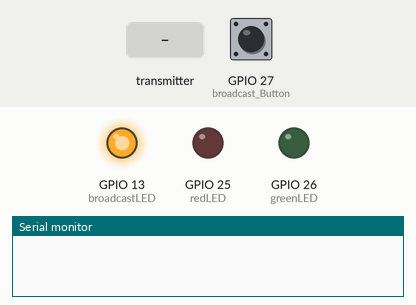
Simulated run of this sketch. Board: ESP32. Shown: output pins drawn as LEDs (lit = HIGH), the last lines printed to the serial monitor. Dashed ring = blinking. The inputs (shaded band) are chosen by the test bench; at power-on: GPIO 27 (broadcast_Button) HIGH.

Above: at 1.2 s.
1.3 s: GPIO 27 (broadcast_Button) pulled LOW for 3.2 s
At 2.1 s:
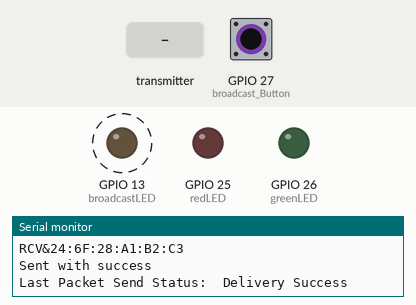
6.0 s: the transmitter starts sending dt = confirmed
At 6.5 s:
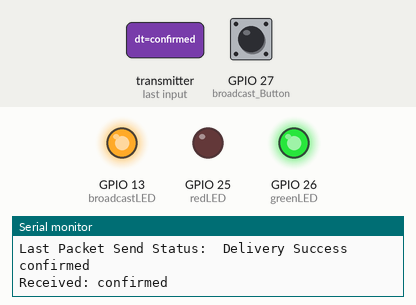
Timing chart, 0 to 21.0 s (numbered marks = the images above; inputs shaded):
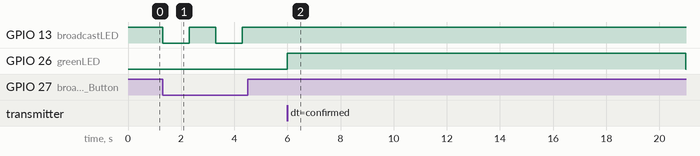

The sketch:

ESP_RECEIVER.ino
```cpp
#include <esp_now.h>
#include <WiFi.h>

#define RXD2 14
#define TXD2 12

String dataRec;
String success, receiver;
String mac;

#define broadcast_Button  27

int buttonState= HIGH;

const int broadcastLED = 13;
const int greenLED = 26;
const int redLED = 25;


uint8_t broadcastAddress[] = {0xFF, 0xFF, 0xFF, 0xFF, 0xFF, 0xFF};

// Structure example to receive data
// Must match the sender structure
typedef struct struct_message {
  char dt[250];
} struct_message;

// Create a struct_message called myData
struct_message myData;

// callback function that will be executed when data is received
void OnDataRecv(const uint8_t * mac_addr, const uint8_t *incomingData, int len)
{
  char macStr[18];
  snprintf(macStr, sizeof(macStr), "%02x:%02x:%02x:%02x:%02x:%02x",
           mac_addr[0], mac_addr[1], mac_addr[2], mac_addr[3], mac_addr[4], mac_addr[5]);
  //Serial.println(macStr);
  memcpy(&myData, incomingData, sizeof(myData));
  Serial.println(myData.dt);
  String received = myData.dt;
  Serial.println("Received: " + received);
  if (received.length() == 17)
  {
    Serial.println("send MAC");
    //sendMac();
  }
  if (received.length() < 17)
  {
    if (received == "confirmed")
    {
      digitalWrite(greenLED, HIGH);
      delay(5000);
      digitalWrite(greenLED, LOW);
    }
    else
    {
      digitalWrite(redLED, HIGH);
      delay(5000);
      digitalWrite(redLED, LOW);
    }
  }

}
// Callback when data is sent
void OnDataSent(const uint8_t *mac_addr, esp_now_send_status_t status)
{
  Serial.print("\rLast Packet Send Status:\t");
  Serial.println(status == ESP_NOW_SEND_SUCCESS ? "Delivery Success" : "Delivery Fail");
  if (status == 0) {
    success = "Delivery Success :)";
  }
  else {
    success = "Delivery Fail :(";
  }
}

void setup() {
  //Initialize Serial Monitor
  Serial.begin(115200);
  Serial2.begin(9600, SERIAL_8N1, RXD2, TXD2);
  pinMode(broadcast_Button, INPUT_PULLUP);
  pinMode(broadcastLED, OUTPUT);
  pinMode(greenLED, OUTPUT);
  pinMode(redLED, OUTPUT);
  digitalWrite(broadcastLED, HIGH);
  //Set device as a Wi-Fi Station
  WiFi.mode(WIFI_STA);
  mac = WiFi.macAddress();

  //Init ESP-NOW
  if (esp_now_init() != ESP_OK) {
    Serial.println("Error initializing ESP-NOW");
    return;
  }
  // Once ESPNow is successfully Init, we will register for Send CB to
  // get the status of Transmitted packet
  esp_now_register_send_cb(OnDataSent);

  // Register peer
  esp_now_peer_info_t peerInfo;
  memcpy(peerInfo.peer_addr, broadcastAddress, 6);
  peerInfo.channel = 0;
  peerInfo.encrypt = false;

  // Add peer
  if (esp_now_add_peer(&peerInfo) != ESP_OK) {
    Serial.println("Failed to add peer");
    return;
  }

  // Once ESPNow is successfully Init, we will register for recv CB to
  // get recv packer info
  esp_now_register_recv_cb(OnDataRecv);
}

void loop()
{
  broadcastMAC();
}

void broadcastMAC()
{
  buttonState = digitalRead(broadcast_Button);
  if (buttonState == LOW)
  {
    // Set values to send
    receiver = "RCV&" + mac;
    receiver.toCharArray(myData.dt, 250);
    Serial.println(myData.dt);

    // Send message via ESP-NOW
    esp_err_t result = esp_now_send(broadcastAddress, (uint8_t *) &myData, sizeof(myData));

    if (result == ESP_OK) {
      Serial.println("Sent with success");
      digitalWrite(broadcastLED, LOW);
      delay(1000);
      digitalWrite(broadcastLED, HIGH);
    }
    else {
      Serial.println("Error sending the data");
    }
    delay(1000);
  }
}
void sendMac()
{
  receiver = "RCV&" + mac;
    receiver.toCharArray(myData.dt, 250);
    Serial.println(myData.dt);

    // Send message via ESP-NOW
    esp_err_t result = esp_now_send(broadcastAddress, (uint8_t *) &myData, sizeof(myData));

    if (result == ESP_OK) {
      Serial.println("Sent with success");
      digitalWrite(broadcastLED, LOW);
      delay(1000);
      digitalWrite(broadcastLED, HIGH);
    }
    else {
      Serial.println("Error sending the data");
    }
}
```

Measured:
- after the input at 1.3 s, GPIO 13 (broadcastLED): alternates HIGH for 1.0 s and LOW for 1.0 s, starting at once
- after the input at 6.0 s, GPIO 26 (greenLED): LOW → HIGH at once
